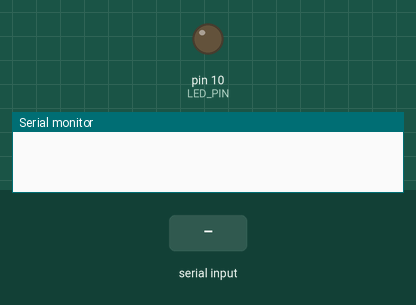
The sketch below on a simulated Arduino Uno, built with avr-gcc and run on an emulated ATmega328P. Shown: output pins drawn as LEDs (lit = HIGH), the last lines printed to the serial monitor. Dashed ring = blinking. Inputs (shaded band) come from the test bench.

Above: at 1.2 s.
1.3 s: "90,45\n" received over Serial
At 2.49 s:
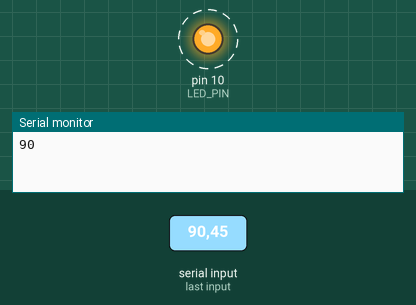
4.3 s: "5\n" received over Serial
At 5.95 s:
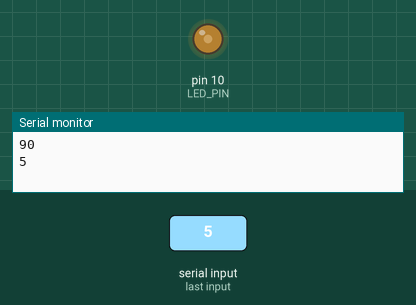
7.3 s: "30,150\n" received over Serial
10.3 s: "90\n" received over Serial
At 11.59 s:
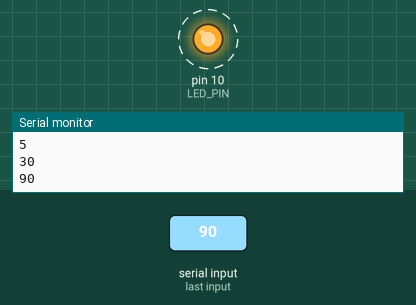
Timing chart, 0 to 14.3 s (numbered marks = the images above; inputs shaded):
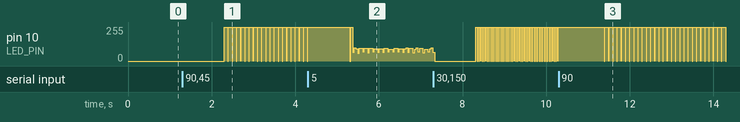

The sketch:

millisTest.ino
```cpp
const int LED_PIN = 10;

unsigned long remainder = 0;
const int OFF_TIME = 10;

void setup() {
  Serial.begin(9600);
  pinMode( LED_PIN, OUTPUT );
}
int input;
void loop() {
  unsigned long currentMillis = millis();
  if (Serial.available() > 0) {
    input = Serial.readString().toInt();
    Serial.println(input);
  }
  remainder = currentMillis % ( input + OFF_TIME);
  if (remainder < input) {
    digitalWrite( LED_PIN, HIGH );
  } else {
    digitalWrite( LED_PIN, LOW );
  }
}
```

Measured:
- after the input at 1.3 s, pin 10 (LED_PIN): alternates 255/255 for 0.09 s and 0/255 for 0.01 s, starting after 1.0 s
- after the input at 10.3 s, pin 10 (LED_PIN): alternates 255/255 for 0.09 s and 0/255 for 0.01 s, starting after 1.1 s
